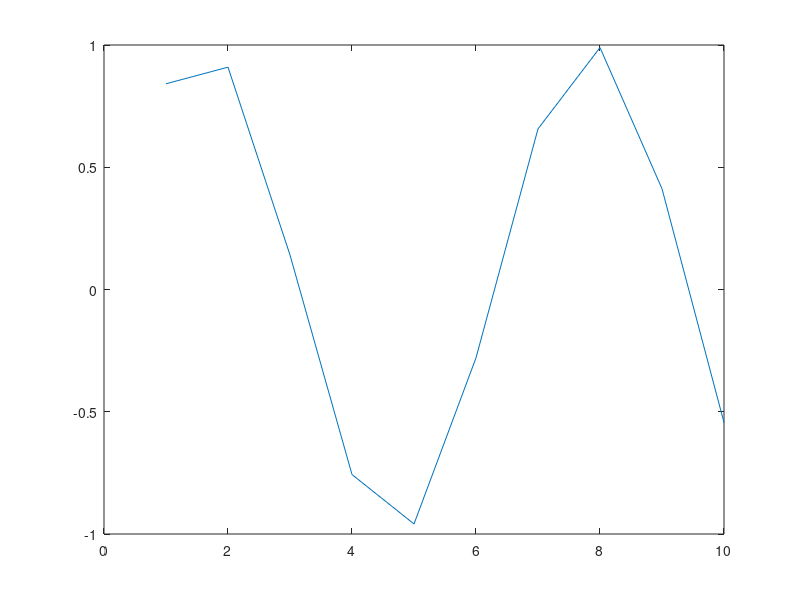

The MATLAB source for this figure:
% Naloga 1
(7^2/3 + 2)^(3/5)
format long
(7^2/3 + 2)^(3/5)
format short
(7^2/3 + 2)^(3/5)
%rem(floor(((7^2/3 + 2)^(3/5)*10^10), 10)%

%Naloga 2
x = (7 + (15)^(1/2))^(1/2)
(x^2 - 7)^2
format long
(x^2 - 7)^2
format short
(x^2 - 7)^2

x = sqrt(7 + sqrt(15))
(x^2 - 7)^2

%Naloga 3
(1 + i)^2

%Naloga 4
sin (pi/2)

%Naloga 5
1 / 0
0 / 1
0 / 0
1 / Inf

%Naloga 6
1 : 10
10 : -2 : 2

%Naloga 7
v1 = 51: 2 : 100

%Naloga 8
v2 = 99: -2 : 50

%Naloga 9
v3 = v1 + 1

%Naloga 10
vsota = v1 + v2

%Naloga 11
produkt = v1.*v2

%Naloga 12
x =[3, 1, 2]
x = [3 1 2]
x = [3; 1; 2]

%Naloga 13
x =[3 1 2]
x'

%Naloga 14
x' * x
x * x'
%x'. x
%x. * x'
%x * x
%x.*x

%Naloga 15
f = @(x, y) x + y
f(3, 4)
ostanek3 = @(x) rem(x,3)
ostanek3(5)

%Naloga 16
ostanek3(1:10)

%Naloga 17
0:0.1:10
x = linspace(0, 10, 101)

%Naloga 18
y = sin(x)
plot(x, y)
plot(1:10, sin(1:10))

%Naloga 19
length(x)
length(y)

%Naloga 20
x(10)
x(1:10)
x([1, 2, 3])
%x(0)


%Naloga 21
v = 1:10
v > 5
v ~= 2
v > 3 & v <= 8
rem(v, 3) == 1 | v < 5

%Naloga 22
u = 1:5
class(u)
class(u > 3)

%Naloga 23
u([true, true, false, false, true])
u([true, false, true])
u(u>=3)

vv = 1:50
vv(rem(vv, 13) == 0 | rem(vv, 7) == 4)

%Naloga 24
rand(5)
rand(2, 3)
rand(1)

randi(10)
nak10 = randi([0, 10], 1, 10)
nak500 = randi([500, 1000], 1, 20)
rand(3)

%Naloga 25
nak10
nak(1) = 10
nak10

nak10(2:4) = 2

nak10
rem(nak10, 2)
rem(nak10, 2) == 1
nak10(rem(nak10, 2) == 1) = 0

%Naloga 26
pwd











